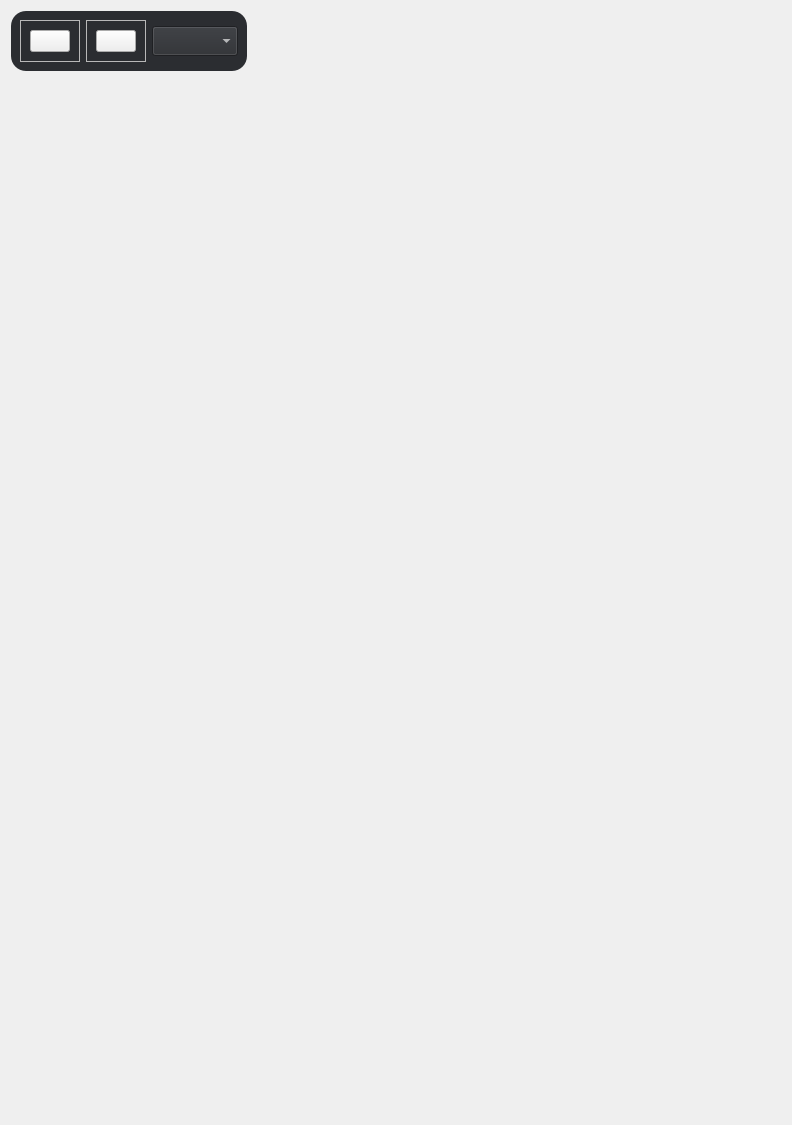
                   <widget class="QWidget" name="scrollAreaWidgetContents_2">
                    <property name="geometry">
                     <rect>
                      <x>0</x>
                      <y>0</y>
                      <width>788</width>
                      <height>1125</height>
                     </rect>
                    </property>
                    <layout class="QVBoxLayout" name="verticalLayout_23">
                     <item alignment="Qt::AlignLeft">
                      <widget class="QWidget" name="wrapTools" native="true">
                       <property name="sizePolicy">
                        <sizepolicy hsizetype="Expanding" vsizetype="Preferred">
                         <horstretch>0</horstretch>
                         <verstretch>0</verstretch>
                        </sizepolicy>
                       </property>
                       <property name="styleSheet">
                        <string notr="true">#wrapTools{
	background-color: rgb(43, 45, 49);
	border-radius: 15px;
}</string>
                       </property>
                       <layout class="QHBoxLayout" name="horizontalLayout_17">
                        <item alignment="Qt::AlignLeft">
                         <widget class="QFrame" name="frame_19">
                          <property name="frameShape">
                           <enum>QFrame::StyledPanel</enum>
                          </property>
                          <property name="frameShadow">
                           <enum>QFrame::Raised</enum>
                          </property>
                          <layout class="QVBoxLayout" name="verticalLayout_27">
                           <item alignment="Qt::AlignLeft">
                            <widget class="QPushButton" name="printForm_btn">
                             <property name="sizePolicy">
                              <sizepolicy hsizetype="Minimum" vsizetype="Fixed">
                               <horstretch>0</horstretch>
                               <verstretch>0</verstretch>
                              </sizepolicy>
                             </property>
                             <property name="font">
                              <font>
                               <bold>true</bold>
                              </font>
                             </property>
                             <property name="cursor">
                              <cursorShape>PointingHandCursor</cursorShape>
                             </property>
                             <property name="styleSheet">
                              <string notr="true"/>
                             </property>
                             <property name="text">
                              <string/>
                             </property>
                             <property name="icon">
                              <iconset>
                               <normaloff>resource/printer.png</normaloff>resource/printer.png</iconset>
                             </property>
                             <property name="iconSize">
                              <size>
                               <width>25</width>
                               <height>25</height>
                              </size>
                             </property>
                            </widget>
                           </item>
                          </layout>
                         </widget>
                        </item>
                        <item alignment="Qt::AlignLeft">
                         <widget class="QFrame" name="frame_20">
                          <property name="frameShape">
                           <enum>QFrame::StyledPanel</enum>
                          </property>
                          <property name="frameShadow">
                           <enum>QFrame::Raised</enum>
                          </property>
                          <layout class="QVBoxLayout" name="verticalLayout_28">
                           <item>
                            <widget class="QPushButton" name="refreshForm">
                             <property name="cursor">
                              <cursorShape>PointingHandCursor</cursorShape>
                             </property>
                             <property name="text">
                              <string/>
                             </property>
                             <property name="icon">
                              <iconset>
                               <normaloff>resource/refresh.png</normaloff>resource/refresh.png</iconset>
                             </property>
                             <property name="iconSize">
                              <size>
                               <width>25</width>
                               <height>25</height>
                              </size>
                             </property>
                            </widget>
                           </item>
                          </layout>
                         </widget>
                        </item>
                        <item>
                         <widget class="QComboBox" name="typePageSelector">
                          <property name="font">
                           <font>
                            <family>Prompt</family>
                            <pointsize>11</pointsize>
                           </font>
                          </property>
                          <property name="styleSheet">
                           <string notr="true">#typePageSelector{
	
	
	background-color: rgb(43, 45, 49);
	color: rgb(255, 255, 255);
}</string>
                          </property>
                         </widget>
                        </item>
                       </layout>
                      </widget>
                     </item>
                     <item>
                      <widget class="QWidget" name="formContainer" native="true">
                       <property name="sizePolicy">
                        <sizepolicy hsizetype="Expanding" vsizetype="Expanding">
                         <horstretch>0</horstretch>
                         <verstretch>0</verstretch>
                        </sizepolicy>
                       </property>
                       <layout class="QVBoxLayout" name="verticalLayout_26">
                        <property name="spacing">
                         <number>10</number>
                        </property>
                        <property name="leftMargin">
                         <number>10</number>
                        </property>
                        <property name="topMargin">
                         <number>10</number>
                        </property>
                        <property name="rightMargin">
                         <number>10</number>
                        </property>
                        <property name="bottomMargin">
                         <number>10</number>
                        </property>
                        <item>
                         <widget class="QWidget" name="showPDF" native="true">
                          <property name="minimumSize">
                           <size>
                            <width>750</width>
                            <height>1000</height>
                           </size>
                          </property>
                          <property name="styleSheet">
                           <string notr="true"/>
                          </property>
                         </widget>
                        </item>
                       </layout>
                      </widget>
                     </item>
                    </layout>
                   </widget>
